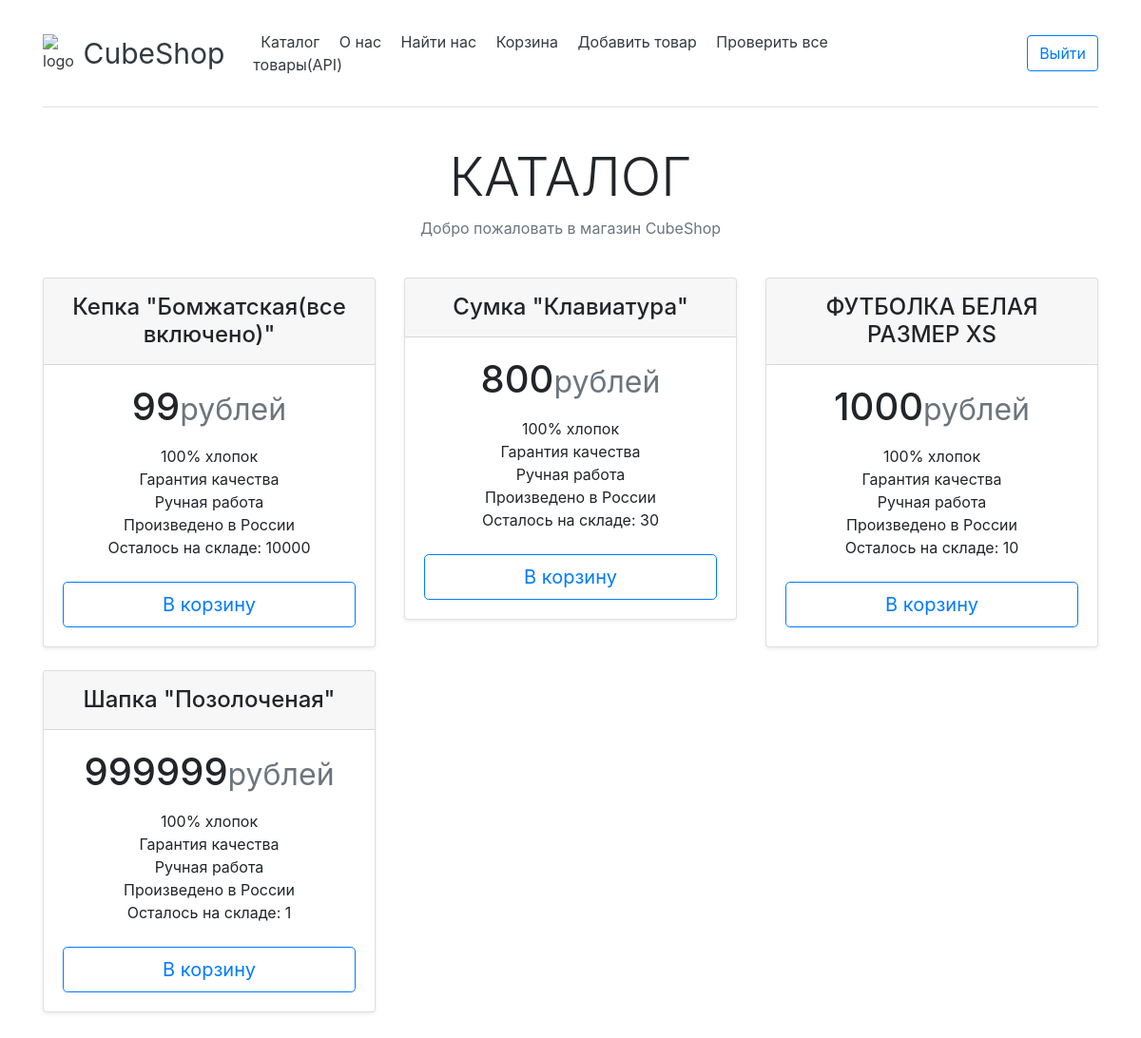
The page / (signed in) on the database its author committed.
### main.py (models this page shows, shortened)
class Item(db.Model):
    id = db.Column(db.Integer, primary_key=True)
    title = db.Column(db.String(100), nullable=False)
    price = db.Column(db.Integer, nullable=False)
    rest = db.Column(db.Integer, nullable=False)

### main.py (the view)
@app.route('/')
def home():
    items = Item.query.order_by(Item.price).all()
    return render_template('home.html', data=items)

### db_session.py (called while the page is built)
def create_session() -> Session:
    global __factory
    return __factory()

### main.py (called while the page is built)
@login_manager.user_loader
def load_user(user_id):
    db_sess = db_session.create_session()
    return db_sess.query(User).get(user_id)

### templates/home.html (shortened to what this page needs)
{% extends 'super.html' %}
{% block body %}
 <div class="pricing-header p-3 pb-md-4 mx-auto text-center">
    <h1 class="display-4 fw-normal">КАТАЛОГ</h1>
    <p class="fs-5 text-muted">Добро пожаловать в магазин CubeShop</p>
  </div>
    <div class="row row-cols-1 row-cols-md-3 mb-3 text-center">
      {% for i in data %}
      {% if i.rest > 0 %}
 <div class="col">
        <div class="card mb-4 rounded-3 shadow-sm">
          <div class="card-header py-3">
            <h4 class="my-0 fw-normal">{{ i.title }}</h4>
          </div>
          <div class="card-body">
            <h1 class="card-title pricing-card-title">{{ i.price }}<small class="text-muted fw-light">рублей</small></h1>
            <ul class="list-unstyled mt-3 mb-4">
              <li>100% хлопок</li>
              <li>Гарантия качества</li>
              <li>Ручная работа</li>
              <li>Произведено в России</li>
              <li>Осталось на складе: {{ i.rest }}</li>
            </ul>
            {% if current_user.is_authenticated %}
            <a href="/shopping_add/{{ i.id }}" class="w-100 btn btn-lg btn-outline-primary">В корзину</a>
            {% endif %}
          </div>
        </div>
</div>
       {% endif %}
      {% endfor %}
</div>
{% endblock %}

### rows shown on the page
Item: title "Кепка \"Бомжатская(все включено)\"", price "99", rest "10000"
Item: title "Сумка \"Клавиатура\"", price "800", rest "30"
Item: title "ФУТБОЛКА БЕЛАЯ РАЗМЕР XS", price "1000", rest "10"
Item: title "Шапка \"Позолоченая\"", price "999999", rest "1"
